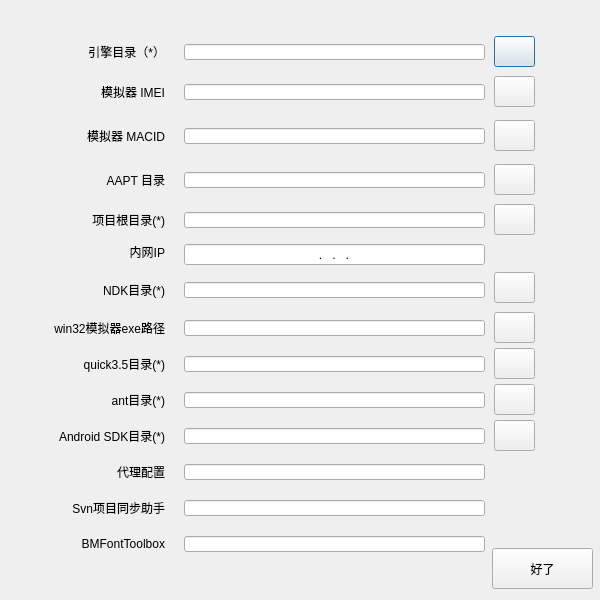
<?xml version="1.0" encoding="UTF-8"?>
<ui version="4.0">
 <class>Preference</class>
 <widget class="QDialog" name="Preference">
  <property name="windowModality">
   <enum>Qt::WindowModal</enum>
  </property>
  <property name="geometry">
   <rect>
    <x>0</x>
    <y>0</y>
    <width>600</width>
    <height>600</height>
   </rect>
  </property>
  <property name="minimumSize">
   <size>
    <width>600</width>
    <height>600</height>
   </size>
  </property>
  <property name="maximumSize">
   <size>
    <width>600</width>
    <height>600</height>
   </size>
  </property>
  <property name="baseSize">
   <size>
    <width>600</width>
    <height>600</height>
   </size>
  </property>
  <property name="windowTitle">
   <string>Preference</string>
  </property>
  <property name="modal">
   <bool>true</bool>
  </property>
  <widget class="QLabel" name="label">
   <property name="geometry">
    <rect>
     <x>64</x>
     <y>44</y>
     <width>101</width>
     <height>16</height>
    </rect>
   </property>
   <property name="text">
    <string>引擎目录（*）</string>
   </property>
   <property name="alignment">
    <set>Qt::AlignRight|Qt::AlignTrailing|Qt::AlignVCenter</set>
   </property>
  </widget>
  <widget class="QLabel" name="label_2">
   <property name="geometry">
    <rect>
     <x>64</x>
     <y>84</y>
     <width>101</width>
     <height>16</height>
    </rect>
   </property>
   <property name="text">
    <string>模拟器 IMEI</string>
   </property>
   <property name="alignment">
    <set>Qt::AlignRight|Qt::AlignTrailing|Qt::AlignVCenter</set>
   </property>
  </widget>
  <widget class="QLabel" name="label_3">
   <property name="geometry">
    <rect>
     <x>64</x>
     <y>128</y>
     <width>101</width>
     <height>16</height>
    </rect>
   </property>
   <property name="text">
    <string>模拟器 MACID</string>
   </property>
   <property name="alignment">
    <set>Qt::AlignRight|Qt::AlignTrailing|Qt::AlignVCenter</set>
   </property>
  </widget>
  <widget class="QLabel" name="label_4">
   <property name="geometry">
    <rect>
     <x>64</x>
     <y>172</y>
     <width>101</width>
     <height>16</height>
    </rect>
   </property>
   <property name="text">
    <string>AAPT 目录</string>
   </property>
   <property name="alignment">
    <set>Qt::AlignRight|Qt::AlignTrailing|Qt::AlignVCenter</set>
   </property>
  </widget>
  <widget class="QLabel" name="label_5">
   <property name="geometry">
    <rect>
     <x>64</x>
     <y>212</y>
     <width>101</width>
     <height>16</height>
    </rect>
   </property>
   <property name="text">
    <string>项目根目录(*)</string>
   </property>
   <property name="alignment">
    <set>Qt::AlignRight|Qt::AlignTrailing|Qt::AlignVCenter</set>
   </property>
  </widget>
  <widget class="QLabel" name="label_6">
   <property name="geometry">
    <rect>
     <x>64</x>
     <y>244</y>
     <width>101</width>
     <height>16</height>
    </rect>
   </property>
   <property name="text">
    <string>内网IP</string>
   </property>
   <property name="alignment">
    <set>Qt::AlignRight|Qt::AlignTrailing|Qt::AlignVCenter</set>
   </property>
  </widget>
  <widget class="QLabel" name="label_7">
   <property name="geometry">
    <rect>
     <x>64</x>
     <y>282</y>
     <width>101</width>
     <height>16</height>
    </rect>
   </property>
   <property name="text">
    <string>NDK目录(*)</string>
   </property>
   <property name="alignment">
    <set>Qt::AlignRight|Qt::AlignTrailing|Qt::AlignVCenter</set>
   </property>
  </widget>
  <widget class="QLineEdit" name="lineEdit_engine_dir">
   <property name="geometry">
    <rect>
     <x>184</x>
     <y>44</y>
     <width>301</width>
     <height>16</height>
    </rect>
   </property>
   <property name="readOnly">
    <bool>true</bool>
   </property>
  </widget>
  <widget class="QLineEdit" name="lineEdit_imei">
   <property name="geometry">
    <rect>
     <x>184</x>
     <y>84</y>
     <width>301</width>
     <height>16</height>
    </rect>
   </property>
   <property name="readOnly">
    <bool>false</bool>
   </property>
  </widget>
  <widget class="QLineEdit" name="lineEdit_project_dir">
   <property name="geometry">
    <rect>
     <x>184</x>
     <y>212</y>
     <width>301</width>
     <height>16</height>
    </rect>
   </property>
   <property name="readOnly">
    <bool>true</bool>
   </property>
  </widget>
  <widget class="QLineEdit" name="lineEdit_aapt_dir">
   <property name="geometry">
    <rect>
     <x>184</x>
     <y>172</y>
     <width>301</width>
     <height>16</height>
    </rect>
   </property>
   <property name="readOnly">
    <bool>true</bool>
   </property>
  </widget>
  <widget class="QLineEdit" name="lineEdit_macid">
   <property name="geometry">
    <rect>
     <x>184</x>
     <y>128</y>
     <width>301</width>
     <height>16</height>
    </rect>
   </property>
   <property name="readOnly">
    <bool>false</bool>
   </property>
  </widget>
  <widget class="QLineEdit" name="lineEdit_local_server_ip">
   <property name="geometry">
    <rect>
     <x>184</x>
     <y>244</y>
     <width>301</width>
     <height>21</height>
    </rect>
   </property>
   <property name="inputMask">
    <string>HHH.HHH.HHH.HHH</string>
   </property>
   <property name="alignment">
    <set>Qt::AlignCenter</set>
   </property>
   <property name="readOnly">
    <bool>false</bool>
   </property>
  </widget>
  <widget class="QLineEdit" name="lineEdit_ndk_dir">
   <property name="geometry">
    <rect>
     <x>184</x>
     <y>282</y>
     <width>301</width>
     <height>16</height>
    </rect>
   </property>
   <property name="readOnly">
    <bool>true</bool>
   </property>
  </widget>
  <widget class="QPushButton" name="btn_engine_dir">
   <property name="geometry">
    <rect>
     <x>494</x>
     <y>36</y>
     <width>41</width>
     <height>31</height>
    </rect>
   </property>
   <property name="text">
    <string/>
   </property>
   <property name="icon">
    <iconset>
     <normaloff>folder.ico</normaloff>folder.ico</iconset>
   </property>
   <property name="flat">
    <bool>false</bool>
   </property>
  </widget>
  <widget class="QPushButton" name="btn_project_dir">
   <property name="geometry">
    <rect>
     <x>494</x>
     <y>204</y>
     <width>41</width>
     <height>31</height>
    </rect>
   </property>
   <property name="text">
    <string/>
   </property>
   <property name="icon">
    <iconset>
     <normaloff>folder.ico</normaloff>folder.ico</iconset>
   </property>
   <property name="flat">
    <bool>false</bool>
   </property>
  </widget>
  <widget class="QPushButton" name="btn_aapt_dir">
   <property name="geometry">
    <rect>
     <x>494</x>
     <y>164</y>
     <width>41</width>
     <height>31</height>
    </rect>
   </property>
   <property name="text">
    <string/>
   </property>
   <property name="icon">
    <iconset>
     <normaloff>folder.ico</normaloff>folder.ico</iconset>
   </property>
   <property name="flat">
    <bool>false</bool>
   </property>
  </widget>
  <widget class="QPushButton" name="btn_ndk_dir">
   <property name="geometry">
    <rect>
     <x>494</x>
     <y>272</y>
     <width>41</width>
     <height>31</height>
    </rect>
   </property>
   <property name="autoFillBackground">
    <bool>false</bool>
   </property>
   <property name="text">
    <string/>
   </property>
   <property name="icon">
    <iconset>
     <normaloff>folder.ico</normaloff>folder.ico</iconset>
   </property>
   <property name="checkable">
    <bool>false</bool>
   </property>
   <property name="flat">
    <bool>false</bool>
   </property>
  </widget>
  <widget class="QPushButton" name="btn_ok">
   <property name="geometry">
    <rect>
     <x>492</x>
     <y>548</y>
     <width>101</width>
     <height>41</height>
    </rect>
   </property>
   <property name="text">
    <string>好了</string>
   </property>
  </widget>
  <widget class="QPushButton" name="btn_gen_imei">
   <property name="geometry">
    <rect>
     <x>494</x>
     <y>76</y>
     <width>41</width>
     <height>31</height>
    </rect>
   </property>
   <property name="text">
    <string/>
   </property>
   <property name="icon">
    <iconset>
     <normaloff>rand.ico</normaloff>rand.ico</iconset>
   </property>
   <property name="flat">
    <bool>false</bool>
   </property>
  </widget>
  <widget class="QPushButton" name="btn_gen_macid">
   <property name="geometry">
    <rect>
     <x>494</x>
     <y>120</y>
     <width>41</width>
     <height>31</height>
    </rect>
   </property>
   <property name="text">
    <string/>
   </property>
   <property name="icon">
    <iconset>
     <normaloff>rand.ico</normaloff>rand.ico</iconset>
   </property>
   <property name="flat">
    <bool>false</bool>
   </property>
  </widget>
  <widget class="QLabel" name="label_8">
   <property name="geometry">
    <rect>
     <x>20</x>
     <y>320</y>
     <width>145</width>
     <height>16</height>
    </rect>
   </property>
   <property name="text">
    <string>win32模拟器exe路径</string>
   </property>
   <property name="alignment">
    <set>Qt::AlignRight|Qt::AlignTrailing|Qt::AlignVCenter</set>
   </property>
  </widget>
  <widget class="QPushButton" name="btn_exe_dir">
   <property name="geometry">
    <rect>
     <x>494</x>
     <y>312</y>
     <width>41</width>
     <height>31</height>
    </rect>
   </property>
   <property name="autoFillBackground">
    <bool>false</bool>
   </property>
   <property name="text">
    <string/>
   </property>
   <property name="icon">
    <iconset>
     <normaloff>folder.ico</normaloff>folder.ico</iconset>
   </property>
   <property name="checkable">
    <bool>false</bool>
   </property>
   <property name="flat">
    <bool>false</bool>
   </property>
  </widget>
  <widget class="QLineEdit" name="lineEdit_exe_dir">
   <property name="geometry">
    <rect>
     <x>184</x>
     <y>320</y>
     <width>301</width>
     <height>16</height>
    </rect>
   </property>
   <property name="readOnly">
    <bool>true</bool>
   </property>
  </widget>
  <widget class="QLineEdit" name="lineEdit_quick_dir">
   <property name="geometry">
    <rect>
     <x>184</x>
     <y>356</y>
     <width>301</width>
     <height>16</height>
    </rect>
   </property>
   <property name="readOnly">
    <bool>true</bool>
   </property>
  </widget>
  <widget class="QLabel" name="label_9">
   <property name="geometry">
    <rect>
     <x>44</x>
     <y>356</y>
     <width>121</width>
     <height>16</height>
    </rect>
   </property>
   <property name="text">
    <string>quick3.5目录(*)</string>
   </property>
   <property name="alignment">
    <set>Qt::AlignRight|Qt::AlignTrailing|Qt::AlignVCenter</set>
   </property>
  </widget>
  <widget class="QPushButton" name="btn_quick_dir">
   <property name="geometry">
    <rect>
     <x>494</x>
     <y>348</y>
     <width>41</width>
     <height>31</height>
    </rect>
   </property>
   <property name="autoFillBackground">
    <bool>false</bool>
   </property>
   <property name="text">
    <string/>
   </property>
   <property name="icon">
    <iconset>
     <normaloff>folder.ico</normaloff>folder.ico</iconset>
   </property>
   <property name="checkable">
    <bool>false</bool>
   </property>
   <property name="flat">
    <bool>false</bool>
   </property>
  </widget>
  <widget class="QLineEdit" name="lineEdit_ant_dir">
   <property name="geometry">
    <rect>
     <x>184</x>
     <y>392</y>
     <width>301</width>
     <height>16</height>
    </rect>
   </property>
   <property name="readOnly">
    <bool>true</bool>
   </property>
  </widget>
  <widget class="QPushButton" name="btn_ant_dir">
   <property name="geometry">
    <rect>
     <x>494</x>
     <y>384</y>
     <width>41</width>
     <height>31</height>
    </rect>
   </property>
   <property name="autoFillBackground">
    <bool>false</bool>
   </property>
   <property name="text">
    <string/>
   </property>
   <property name="icon">
    <iconset>
     <normaloff>folder.ico</normaloff>folder.ico</iconset>
   </property>
   <property name="checkable">
    <bool>false</bool>
   </property>
   <property name="flat">
    <bool>false</bool>
   </property>
  </widget>
  <widget class="QLabel" name="label_10">
   <property name="geometry">
    <rect>
     <x>64</x>
     <y>392</y>
     <width>101</width>
     <height>16</height>
    </rect>
   </property>
   <property name="text">
    <string>ant目录(*)</string>
   </property>
   <property name="alignment">
    <set>Qt::AlignRight|Qt::AlignTrailing|Qt::AlignVCenter</set>
   </property>
  </widget>
  <widget class="QPushButton" name="btn_sdk_dir">
   <property name="geometry">
    <rect>
     <x>494</x>
     <y>420</y>
     <width>41</width>
     <height>31</height>
    </rect>
   </property>
   <property name="autoFillBackground">
    <bool>false</bool>
   </property>
   <property name="text">
    <string/>
   </property>
   <property name="icon">
    <iconset>
     <normaloff>folder.ico</normaloff>folder.ico</iconset>
   </property>
   <property name="checkable">
    <bool>false</bool>
   </property>
   <property name="flat">
    <bool>false</bool>
   </property>
  </widget>
  <widget class="QLabel" name="label_11">
   <property name="geometry">
    <rect>
     <x>20</x>
     <y>428</y>
     <width>145</width>
     <height>16</height>
    </rect>
   </property>
   <property name="text">
    <string>Android SDK目录(*)</string>
   </property>
   <property name="alignment">
    <set>Qt::AlignRight|Qt::AlignTrailing|Qt::AlignVCenter</set>
   </property>
  </widget>
  <widget class="QLineEdit" name="lineEdit_sdk_dir">
   <property name="geometry">
    <rect>
     <x>184</x>
     <y>428</y>
     <width>301</width>
     <height>16</height>
    </rect>
   </property>
   <property name="readOnly">
    <bool>true</bool>
   </property>
  </widget>
  <widget class="QLabel" name="label_12">
   <property name="geometry">
    <rect>
     <x>20</x>
     <y>464</y>
     <width>145</width>
     <height>16</height>
    </rect>
   </property>
   <property name="text">
    <string>代理配置</string>
   </property>
   <property name="alignment">
    <set>Qt::AlignRight|Qt::AlignTrailing|Qt::AlignVCenter</set>
   </property>
  </widget>
  <widget class="QLineEdit" name="lineEdit_proxy_str">
   <property name="geometry">
    <rect>
     <x>184</x>
     <y>464</y>
     <width>301</width>
     <height>16</height>
    </rect>
   </property>
   <property name="readOnly">
    <bool>false</bool>
   </property>
  </widget>
  <widget class="QLabel" name="label_13">
   <property name="geometry">
    <rect>
     <x>20</x>
     <y>500</y>
     <width>145</width>
     <height>16</height>
    </rect>
   </property>
   <property name="text">
    <string>Svn项目同步助手</string>
   </property>
   <property name="alignment">
    <set>Qt::AlignRight|Qt::AlignTrailing|Qt::AlignVCenter</set>
   </property>
  </widget>
  <widget class="QLineEdit" name="lineEdit_svn_str">
   <property name="geometry">
    <rect>
     <x>184</x>
     <y>500</y>
     <width>301</width>
     <height>16</height>
    </rect>
   </property>
   <property name="readOnly">
    <bool>false</bool>
   </property>
  </widget>
  <widget class="QLabel" name="label_14">
   <property name="geometry">
    <rect>
     <x>20</x>
     <y>536</y>
     <width>145</width>
     <height>16</height>
    </rect>
   </property>
   <property name="text">
    <string>BMFontToolbox</string>
   </property>
   <property name="alignment">
    <set>Qt::AlignRight|Qt::AlignTrailing|Qt::AlignVCenter</set>
   </property>
  </widget>
  <widget class="QLineEdit" name="lineEdit_beefont_str">
   <property name="geometry">
    <rect>
     <x>184</x>
     <y>536</y>
     <width>301</width>
     <height>16</height>
    </rect>
   </property>
   <property name="readOnly">
    <bool>false</bool>
   </property>
  </widget>
 </widget>
 <resources/>
 <connections/>
</ui>
